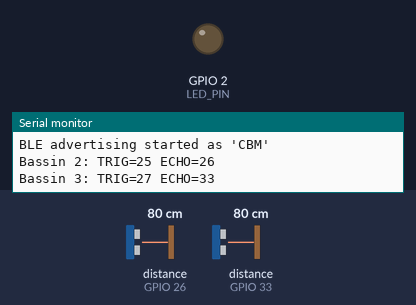
The program below on a simulated ESP32. On the bench: output pins drawn as LEDs (lit = HIGH), the last lines printed to the serial monitor. Wiring (inferred from the names in the program): 2 × ultrasonic range finder: trigger GPIO 25, echo GPIO 26 / trigger GPIO 27, echo GPIO 33. Inputs (shaded band) come from the test bench; at power-on: distance to the obstacle (sensors on GPIO 26, GPIO 33) 80 cm. The echo pulse lasts 58.3 µs per cm; nothing arrives over Bluetooth unless stated; pins used as bus, display or sensor lines are not drawn.

Above: at 1.2 s.
At 7.0 s:
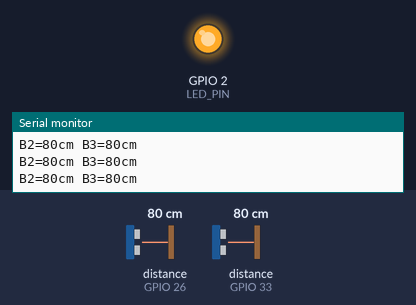
Timing chart, 0 to 9.7 s (numbered marks = the images above):
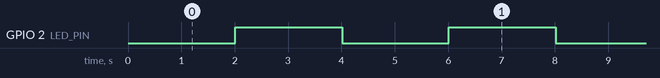

The program:

main.cpp
```cpp
/*
 * Capteur Bassins — ESP32 WROOM
 * Lit 2x JSN-SR04T (bassin 2 + bassin 3)
 * Transmet les distances via BLE advertisement (manufacturer data)
 * Le CYD scanne et parse les données
 *
 * Protocole manufacturer data:
 *   Byte 0:    0xCB (magic — Cabane Bassins)
 *   Byte 1-2:  Bassin 2 distance cm (uint16_t LE)
 *   Byte 3-4:  Bassin 3 distance cm (uint16_t LE)
 *   Byte 5:    Status (0xFF = OK)
 */

#include <Arduino.h>
#include <NimBLEDevice.h>

// JSN-SR04T Bassin 2 (4-wire)
#define B2_TRIG 25
#define B2_ECHO 26

// JSN-SR04T Bassin 3 (4-wire)
#define B3_TRIG 27
#define B3_ECHO 33

// LED interne pour debug
#define LED_PIN 2

// Intervalle de mesure
#define MEASURE_INTERVAL 2000  // 2 secondes

// Magic byte pour identification
#define MAGIC_BYTE 0xCB

NimBLEAdvertising* pAdvertising = nullptr;
unsigned long lastMeasure = 0;
uint16_t distB2 = 0;  // distance bassin 2 en cm
uint16_t distB3 = 0;  // distance bassin 3 en cm

// Lecture ultrasonique JSN-SR04T (4-wire)
long readDistanceCm(int trigPin, int echoPin) {
  digitalWrite(trigPin, LOW);
  delayMicroseconds(5);
  digitalWrite(trigPin, HIGH);
  delayMicroseconds(20);
  digitalWrite(trigPin, LOW);

  long duration = pulseIn(echoPin, HIGH, 30000);  // timeout 30ms
  if (duration == 0) return -1;  // pas d'echo
  return duration / 58;  // conversion en cm
}

// Met a jour les donnees BLE advertisement
void updateAdvertising() {
  if (!pAdvertising) return;

  pAdvertising->stop();

  NimBLEAdvertisementData advData;
  advData.setName("CBM");  // Cabane Marcoux — identifiant pour le CYD

  // Manufacturer data: magic + 2x uint16_t LE + status
  uint8_t mfData[6];
  mfData[0] = MAGIC_BYTE;
  mfData[1] = distB2 & 0xFF;         // bassin 2 low byte
  mfData[2] = (distB2 >> 8) & 0xFF;  // bassin 2 high byte
  mfData[3] = distB3 & 0xFF;         // bassin 3 low byte
  mfData[4] = (distB3 >> 8) & 0xFF;  // bassin 3 high byte
  mfData[5] = 0xFF;                  // status OK

  // NimBLE manufacturer data: premier 2 bytes = company ID, reste = data
  // On utilise 0xFFFF (non-assigné) + nos 6 bytes
  std::string mfString;
  mfString += (char)0xFF;  // company ID low
  mfString += (char)0xFF;  // company ID high
  for (int i = 0; i < 6; i++) {
    mfString += (char)mfData[i];
  }
  advData.setManufacturerData(mfString);

  pAdvertising->setAdvertisementData(advData);
  pAdvertising->start();
}

void setup() {
  Serial.begin(115200);
  delay(500);
  Serial.println("\n=== Capteur Bassins v1.0 ===");
  Serial.println("Bassins 2+3 via BLE");

  // GPIO setup
  pinMode(B2_TRIG, OUTPUT);
  pinMode(B2_ECHO, INPUT);
  pinMode(B3_TRIG, OUTPUT);
  pinMode(B3_ECHO, INPUT);
  pinMode(LED_PIN, OUTPUT);
  digitalWrite(LED_PIN, LOW);

  // Init BLE
  NimBLEDevice::init("CBM");
  NimBLEDevice::setPower(ESP_PWR_LVL_P9);  // puissance max

  pAdvertising = NimBLEDevice::getAdvertising();
  pAdvertising->setMinInterval(160);   // 100ms (160 * 0.625ms)
  pAdvertising->setMaxInterval(320);   // 200ms (320 * 0.625ms)

  // Premier advertisement avec valeurs 0
  updateAdvertising();

  Serial.println("BLE advertising started as 'CBM'");
  Serial.printf("Bassin 2: TRIG=%d ECHO=%d\n", B2_TRIG, B2_ECHO);
  Serial.printf("Bassin 3: TRIG=%d ECHO=%d\n", B3_TRIG, B3_ECHO);
}

void loop() {
  if (millis() - lastMeasure >= MEASURE_INTERVAL) {
    lastMeasure = millis();

    // Lire bassin 2
    long d2 = readDistanceCm(B2_TRIG, B2_ECHO);
    if (d2 > 0 && d2 < 500) {
      distB2 = (uint16_t)d2;
    }

    // Lire bassin 3
    long d3 = readDistanceCm(B3_TRIG, B3_ECHO);
    if (d3 > 0 && d3 < 500) {
      distB3 = (uint16_t)d3;
    }

    // Update BLE advertisement
    updateAdvertising();

    // LED toggle pour montrer que ca tourne
    digitalWrite(LED_PIN, !digitalRead(LED_PIN));

    Serial.printf("B2=%dcm B3=%dcm\n", distB2, distB3);
  }
}
```

Measured:
- by itself, GPIO 2 (LED_PIN): alternates HIGH for 2.0 s and LOW for 2.0 s
